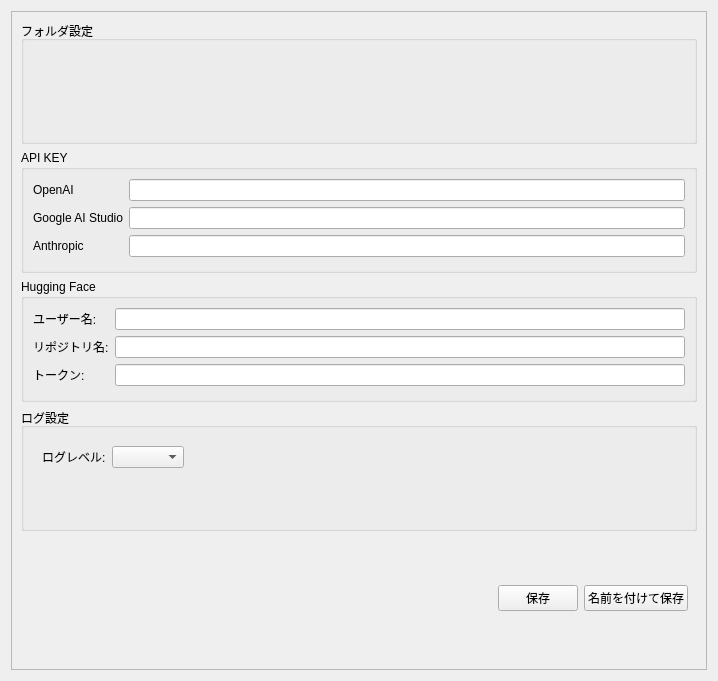
<?xml version="1.0" encoding="UTF-8"?>
<ui version="4.0">
 <class>SettingsWidget</class>
 <widget class="QWidget" name="SettingsWidget">
  <property name="geometry">
   <rect>
    <x>0</x>
    <y>0</y>
    <width>718</width>
    <height>681</height>
   </rect>
  </property>
  <property name="windowTitle">
   <string>Form</string>
  </property>
  <layout class="QVBoxLayout" name="verticalLayout_2">
   <item>
    <widget class="QScrollArea" name="scrollAreaMain">
     <property name="widgetResizable">
      <bool>true</bool>
     </property>
     <widget class="QWidget" name="scrollAreaWidgetContents">
      <property name="geometry">
       <rect>
        <x>0</x>
        <y>0</y>
        <width>694</width>
        <height>657</height>
       </rect>
      </property>
      <layout class="QVBoxLayout" name="layoutScrollArea">
       <item>
        <widget class="QGroupBox" name="groupBoxFolders">
         <property name="title">
          <string>フォルダ設定</string>
         </property>
         <layout class="QVBoxLayout" name="layoutFolders">
          <item>
           <widget class="DirectoryPickerWidget" name="dirPickerOutput" native="true"/>
          </item>
          <item>
           <widget class="DirectoryPickerWidget" name="dirPickerResponse" native="true"/>
          </item>
          <item>
           <widget class="DirectoryPickerWidget" name="dirPickerEditedOutput" native="true"/>
          </item>
         </layout>
        </widget>
       </item>
       <item>
        <widget class="QGroupBox" name="groupBoxApiSettings">
         <property name="title">
          <string>API KEY</string>
         </property>
         <layout class="QFormLayout" name="formLayout">
          <item row="0" column="0">
           <widget class="QLabel" name="labelOpenAiKey">
            <property name="text">
             <string>OpenAI</string>
            </property>
           </widget>
          </item>
          <item row="0" column="1">
           <widget class="QLineEdit" name="lineEditOpenAiKey"/>
          </item>
          <item row="1" column="0">
           <widget class="QLabel" name="labelGoogleKey">
            <property name="text">
             <string>Google AI Studio</string>
            </property>
           </widget>
          </item>
          <item row="1" column="1">
           <widget class="QLineEdit" name="lineEditGoogleVisionKey"/>
          </item>
          <item row="2" column="0">
           <widget class="QLabel" name="labelAnthropicKey">
            <property name="text">
             <string>Anthropic</string>
            </property>
           </widget>
          </item>
          <item row="2" column="1">
           <widget class="QLineEdit" name="lineEditAnthropicKey"/>
          </item>
         </layout>
        </widget>
       </item>
       <item>
        <widget class="QGroupBox" name="groupBoxHuggingFaceSettings">
         <property name="title">
          <string>Hugging Face</string>
         </property>
         <layout class="QFormLayout" name="layoutHuggingFace">
          <item row="0" column="0">
           <widget class="QLabel" name="labelHfUsername">
            <property name="text">
             <string>ユーザー名:</string>
            </property>
           </widget>
          </item>
          <item row="0" column="1">
           <widget class="QLineEdit" name="lineEditHfUsername"/>
          </item>
          <item row="1" column="0">
           <widget class="QLabel" name="labelHfRepoName">
            <property name="text">
             <string>リポジトリ名:</string>
            </property>
           </widget>
          </item>
          <item row="1" column="1">
           <widget class="QLineEdit" name="lineEditHfRepoName"/>
          </item>
          <item row="2" column="0">
           <widget class="QLabel" name="labelHfToken">
            <property name="text">
             <string>トークン:</string>
            </property>
           </widget>
          </item>
          <item row="2" column="1">
           <widget class="QLineEdit" name="lineEditHfToken"/>
          </item>
         </layout>
        </widget>
       </item>
       <item>
        <widget class="QGroupBox" name="groupBoxLogSettings">
         <property name="title">
          <string>ログ設定</string>
         </property>
         <layout class="QVBoxLayout" name="verticalLayout">
          <item>
           <widget class="QWidget" name="LoglLevel" native="true">
            <property name="sizePolicy">
             <sizepolicy hsizetype="Expanding" vsizetype="Preferred">
              <horstretch>0</horstretch>
              <verstretch>0</verstretch>
             </sizepolicy>
            </property>
            <layout class="QHBoxLayout" name="horizontalLayout_2">
             <item>
              <widget class="QLabel" name="labelLogLevel">
               <property name="text">
                <string>ログレベル:</string>
               </property>
              </widget>
             </item>
             <item>
              <widget class="QComboBox" name="comboBoxLogLevel"/>
             </item>
             <item>
              <spacer name="HSpacerLogLevel">
               <property name="orientation">
                <enum>Qt::Orientation::Horizontal</enum>
               </property>
               <property name="sizeHint" stdset="0">
                <size>
                 <width>40</width>
                 <height>20</height>
                </size>
               </property>
              </spacer>
             </item>
            </layout>
           </widget>
          </item>
          <item>
           <widget class="FilePickerWidget" name="filePickerLogFile" native="true">
            <property name="sizePolicy">
             <sizepolicy hsizetype="Expanding" vsizetype="Preferred">
              <horstretch>0</horstretch>
              <verstretch>0</verstretch>
             </sizepolicy>
            </property>
           </widget>
          </item>
         </layout>
        </widget>
       </item>
       <item>
        <widget class="QWidget" name="SaveSettings" native="true">
         <layout class="QHBoxLayout" name="layoutButtons">
          <item>
           <spacer name="HSpacerSaveButtons">
            <property name="orientation">
             <enum>Qt::Orientation::Horizontal</enum>
            </property>
            <property name="sizeHint" stdset="0">
             <size>
              <width>40</width>
              <height>20</height>
             </size>
            </property>
           </spacer>
          </item>
          <item>
           <widget class="QPushButton" name="buttonSave">
            <property name="text">
             <string>保存</string>
            </property>
           </widget>
          </item>
          <item>
           <widget class="QPushButton" name="buttonSaveAs">
            <property name="text">
             <string>名前を付けて保存</string>
            </property>
           </widget>
          </item>
         </layout>
        </widget>
       </item>
      </layout>
     </widget>
    </widget>
   </item>
  </layout>
 </widget>
 <customwidgets>
  <customwidget>
   <class>DirectoryPickerWidget</class>
   <extends>QWidget</extends>
   <header location="global">DirectoryPickerWidget</header>
   <container>1</container>
  </customwidget>
  <customwidget>
   <class>FilePickerWidget</class>
   <extends>QWidget</extends>
   <header location="global">FilePickerWidget</header>
   <container>1</container>
  </customwidget>
 </customwidgets>
 <resources/>
 <connections/>
 <slots>
  <slot>on_buttonSave_clicked()</slot>
  <slot>on_buttonSaveAs_clicked()</slot>
  <slot>on_lineEditOpenAiKey_editingFinished()</slot>
  <slot>on_lineEditGoogleVisionKey_editingFinished()</slot>
  <slot>on_lineEditAnthropicKey_editingFinished()</slot>
  <slot>on_lineEditHfUsername_editingFinished()</slot>
  <slot>on_lineEditHfRepoName_editingFinished()</slot>
  <slot>on_lineEditHfToken_editingFinished()</slot>
  <slot>on_comboBoxLogLevel_currentIndexChanged(int)</slot>
 </slots>
</ui>
